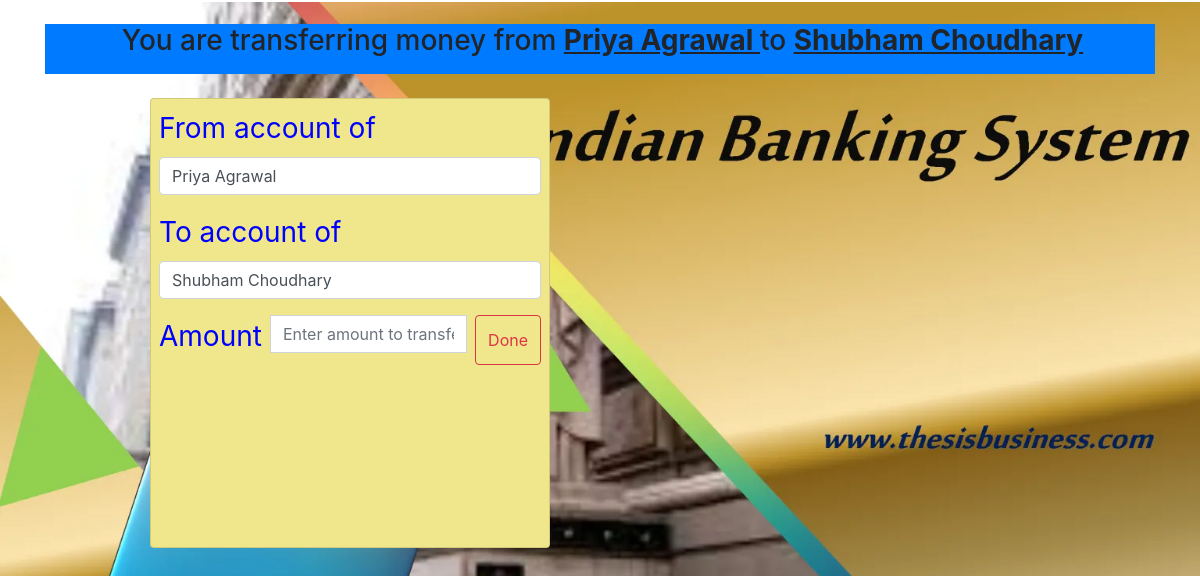
The page /3/customer/1 on the database its author committed.
### bankingSystem/models.py (models this page shows, shortened)
class Customer(models.Model):
    name = models.CharField(max_length= 50)
    email = models.EmailField(max_length=150)
    current_balance = models.FloatField()

### bankingSystem/views.py (the view)
# urls.py: path('<int:from_id>/customer/<int:to_id>',views.money_transfer),
def money_transfer(request, from_id, to_id):
    from_customer = Customer.objects.filter(id = from_id)
    to_customer = Customer.objects.filter(id = to_id)
    return render(request, 'transfer.htm' ,{'from_customer':from_customer[0], 'to_customer': to_customer[0]})

### template/transfer.htm (shortened to what this page needs)
{% extends 'home.htm' %}
{% block body%}
<div class="container my-4">
<div id ="top" class="bg-primary "><h3> You are transferring money from <b id="b"><u>{{from_customer.name}} </u></b> to <b><u>{{to_customer.name}}</u></b></h3></div>
<div class="card my-4">
<form class="my-2 mx-2" action="/done" method="POST">
    <div class="mb-3">
        <label for="disabledTextInput" class="form-label">From account of </label>
        <input name ="from_customer" type="text" id="disabledTextInput" class="form-control" placeholder={{from_customer.name}} value="{{from_customer.name}}">
      </div>
      <div class="mb-3">
        <label for="disabledTextInput" class="form-label">To account of </label>
        <input name="to_customer" type="text" id="disabledTextInput" class="form-control" placeholder={{from_customer.name}} value="{{to_customer.name}}">
      </div>
<div class="input-group my-3">
    <label for="balance"> Amount </label>
    <input name ="balance" type="text" class="form-control mx-2" placeholder="Enter amount to transfer" aria-label="Money" aria-describedby="button-addon2">
    <button class="btn btn-outline-danger " type="submit" id="button-addon2">Done</button>
  </div>
</form>
</div>
</div>
{% endblock %}

### template/transfer.htm (style rules this page uses)
.card { position: absolute; left: 150px; height: 450px; width: 400px; background-color :khaki; color:blue; }
#top { height: 50px; text-align: center; text-indent: 5px; }
label { font-size: 28px; }

### rows shown on the page
Customer: name "Priya Agrawal", from_customer "Priya Agrawal"
Customer: name "Shubham Choudhary", to_customer "Shubham Choudhary"
